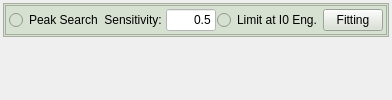
          <widget class="QWidget" name="tab_3">
           <attribute name="title">
            <string>Peak Search (obsolete)</string>
           </attribute>
           <layout class="QGridLayout" name="gridLayout_34">
            <property name="leftMargin">
             <number>3</number>
            </property>
            <property name="topMargin">
             <number>3</number>
            </property>
            <property name="rightMargin">
             <number>3</number>
            </property>
            <property name="bottomMargin">
             <number>3</number>
            </property>
            <property name="spacing">
             <number>1</number>
            </property>
            <item row="1" column="0">
             <spacer name="verticalSpacer_2">
              <property name="orientation">
               <enum>Qt::Vertical</enum>
              </property>
              <property name="sizeHint" stdset="0">
               <size>
                <width>20</width>
                <height>40</height>
               </size>
              </property>
             </spacer>
            </item>
            <item row="0" column="0">
             <widget class="QFrame" name="frame_41">
              <property name="styleSheet">
               <string notr="true">background-color: rgb(215, 225, 210);</string>
              </property>
              <property name="frameShape">
               <enum>QFrame::StyledPanel</enum>
              </property>
              <property name="frameShadow">
               <enum>QFrame::Raised</enum>
              </property>
              <layout class="QGridLayout" name="gridLayout_79">
               <property name="leftMargin">
                <number>1</number>
               </property>
               <property name="topMargin">
                <number>1</number>
               </property>
               <property name="rightMargin">
                <number>1</number>
               </property>
               <property name="bottomMargin">
                <number>1</number>
               </property>
               <property name="spacing">
                <number>1</number>
               </property>
               <item row="0" column="0" colspan="2">
                <widget class="QFrame" name="frame_12">
                 <property name="frameShape">
                  <enum>QFrame::StyledPanel</enum>
                 </property>
                 <property name="frameShadow">
                  <enum>QFrame::Raised</enum>
                 </property>
                 <layout class="QGridLayout" name="gridLayout_83">
                  <property name="leftMargin">
                   <number>3</number>
                  </property>
                  <property name="topMargin">
                   <number>3</number>
                  </property>
                  <property name="rightMargin">
                   <number>3</number>
                  </property>
                  <property name="bottomMargin">
                   <number>3</number>
                  </property>
                  <property name="spacing">
                   <number>1</number>
                  </property>
                  <item row="0" column="2">
                   <widget class="QLineEdit" name="PeakSearchSensitivity">
                    <property name="sizePolicy">
                     <sizepolicy hsizetype="Preferred" vsizetype="Preferred">
                      <horstretch>0</horstretch>
                      <verstretch>0</verstretch>
                     </sizepolicy>
                    </property>
                    <property name="maximumSize">
                     <size>
                      <width>50</width>
                      <height>16777215</height>
                     </size>
                    </property>
                    <property name="toolTip">
                     <string>&lt;html&gt;&lt;head/&gt;&lt;body&gt;&lt;p&gt;Typically, it should be 0.5.&lt;/p&gt;&lt;/body&gt;&lt;/html&gt;</string>
                    </property>
                    <property name="styleSheet">
                     <string notr="true">background-color: rgb(255, 255, 255);</string>
                    </property>
                    <property name="text">
                     <string>0.5</string>
                    </property>
                    <property name="alignment">
                     <set>Qt::AlignRight|Qt::AlignTrailing|Qt::AlignVCenter</set>
                    </property>
                   </widget>
                  </item>
                  <item row="0" column="0">
                   <widget class="QRadioButton" name="MCAPeakSearch">
                    <property name="sizePolicy">
                     <sizepolicy hsizetype="Minimum" vsizetype="Preferred">
                      <horstretch>0</horstretch>
                      <verstretch>0</verstretch>
                     </sizepolicy>
                    </property>
                    <property name="text">
                     <string>Peak Search</string>
                    </property>
                    <property name="checked">
                     <bool>false</bool>
                    </property>
                    <property name="autoExclusive">
                     <bool>false</bool>
                    </property>
                   </widget>
                  </item>
                  <item row="0" column="4">
                   <widget class="QPushButton" name="MCAPeakFit">
                    <property name="sizePolicy">
                     <sizepolicy hsizetype="Minimum" vsizetype="Preferred">
                      <horstretch>0</horstretch>
                      <verstretch>0</verstretch>
                     </sizepolicy>
                    </property>
                    <property name="maximumSize">
                     <size>
                      <width>60</width>
                      <height>16777215</height>
                     </size>
                    </property>
                    <property name="styleSheet">
                     <string notr="true"/>
                    </property>
                    <property name="text">
                     <string>Fitting</string>
                    </property>
                   </widget>
                  </item>
                  <item row="0" column="1">
                   <widget class="QLabel" name="label_160">
                    <property name="toolTip">
                     <string>&lt;html&gt;&lt;head/&gt;&lt;body&gt;&lt;p&gt;Typically, it should be 0.5.&lt;/p&gt;&lt;/body&gt;&lt;/html&gt;</string>
                    </property>
                    <property name="text">
                     <string>Sensitivity: </string>
                    </property>
                    <property name="alignment">
                     <set>Qt::AlignRight|Qt::AlignTrailing|Qt::AlignVCenter</set>
                    </property>
                   </widget>
                  </item>
                  <item row="0" column="3">
                   <widget class="QRadioButton" name="LimitPSEnergy">
                    <property name="sizePolicy">
                     <sizepolicy hsizetype="Minimum" vsizetype="Preferred">
                      <horstretch>0</horstretch>
                      <verstretch>0</verstretch>
                     </sizepolicy>
                    </property>
                    <property name="text">
                     <string>Limit at I0 Eng.</string>
                    </property>
                   </widget>
                  </item>
                 </layout>
                </widget>
               </item>
              </layout>
             </widget>
            </item>
           </layout>
          </widget>
